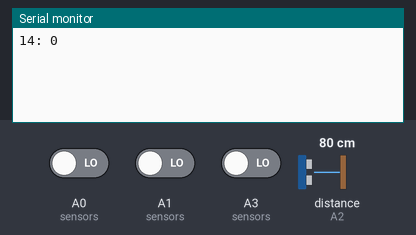
A sketch run on a simulated Arduino Uno, built with avr-gcc and run on an emulated ATmega328P. Shown: the last lines printed to the serial monitor. The inputs (shaded band) are chosen by the test bench; at power-on: distance to the obstacle (sensor on A2) 80 cm, A0 (sensors) LOW, A1 (sensors) LOW, A3 (sensors) LOW. The echo pulse lasts 58.3 µs per cm.

Above: at 1.2 s.
1.3 s: distance to the obstacle (sensor on A2) set to 2 cm
At 2.6 s:
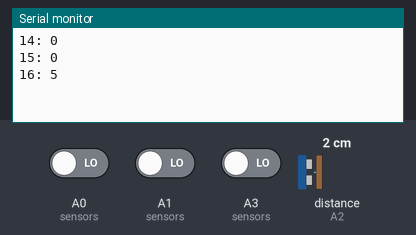
2.8 s: distance to the obstacle (sensor on A2) set to 35 cm
At 3.8 s:
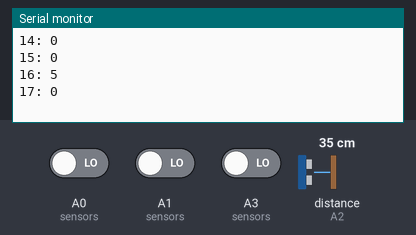
Timing chart, 0 to 5.8 s (numbered marks = the images above; inputs shaded):
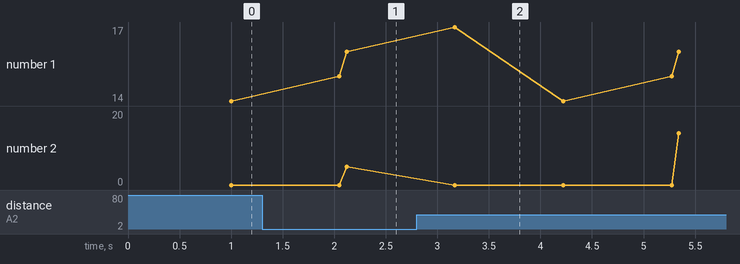

The sketch:

ultrasonic-sensor.ino
```cpp
#include <SharpIR.h>
#include <Wire.h>

#define LEFT_SENSOR A0
#define RIGHT_SENSOR A1
#define FRONT_SENSOR A2
#define BACK_SENSOR A3

#define TRIG_PIN 2

int sensors[] = {LEFT_SENSOR, RIGHT_SENSOR, FRONT_SENSOR, BACK_SENSOR};

byte results[50];
byte result;

void setup() {
	Serial.begin(115200);
	Wire.begin(9);
	Wire.onRequest(requestEvent);

	pinMode(TRIG_PIN, OUTPUT);

	for(int i = 0; i < sizeof(sensors)/sizeof(*sensors); i++){
		pinMode(sensors[i], INPUT);
	}
}

void loop() {
	for(int i = 0; i < sizeof(sensors)/sizeof(*sensors); i++){
		if(sensors[i] == FRONT_SENSOR){
			SharpIR sharp(sensors[i], 20150);
			results[i] = sharp.distance() * 0.3 + results[i] * 0.7;
		} else {
			digitalWrite(TRIG_PIN, LOW);
			delayMicroseconds(2);

			digitalWrite(TRIG_PIN, HIGH);
			delayMicroseconds(10);

			digitalWrite(sensors[i], LOW);
			result = pulseIn(sensors[i], HIGH) / 58.2;

			if(result < 40 && result > 0){
				results[i] = result * 0.3 + results[i] * 0.7;
			} else {
				/*results[i] = 41 * 0.3 + results[i] * 0.7;*/
			}
		}

		Serial.print(sensors[i]);
		Serial.print(": ");
		Serial.println(results[i]);

		delay(50);
	}
}

void requestEvent() {
	for(int i = 0; i < sizeof(sensors)/sizeof(*sensors); i++){
		Wire.write(results[i]);
	}
}
```

Measured:
- after the input at 1.3 s, the serial monitor: prints a new line after 0.82 s (image 1)
- plotted number 2: 0 → 5 after the input at 1.3 s
